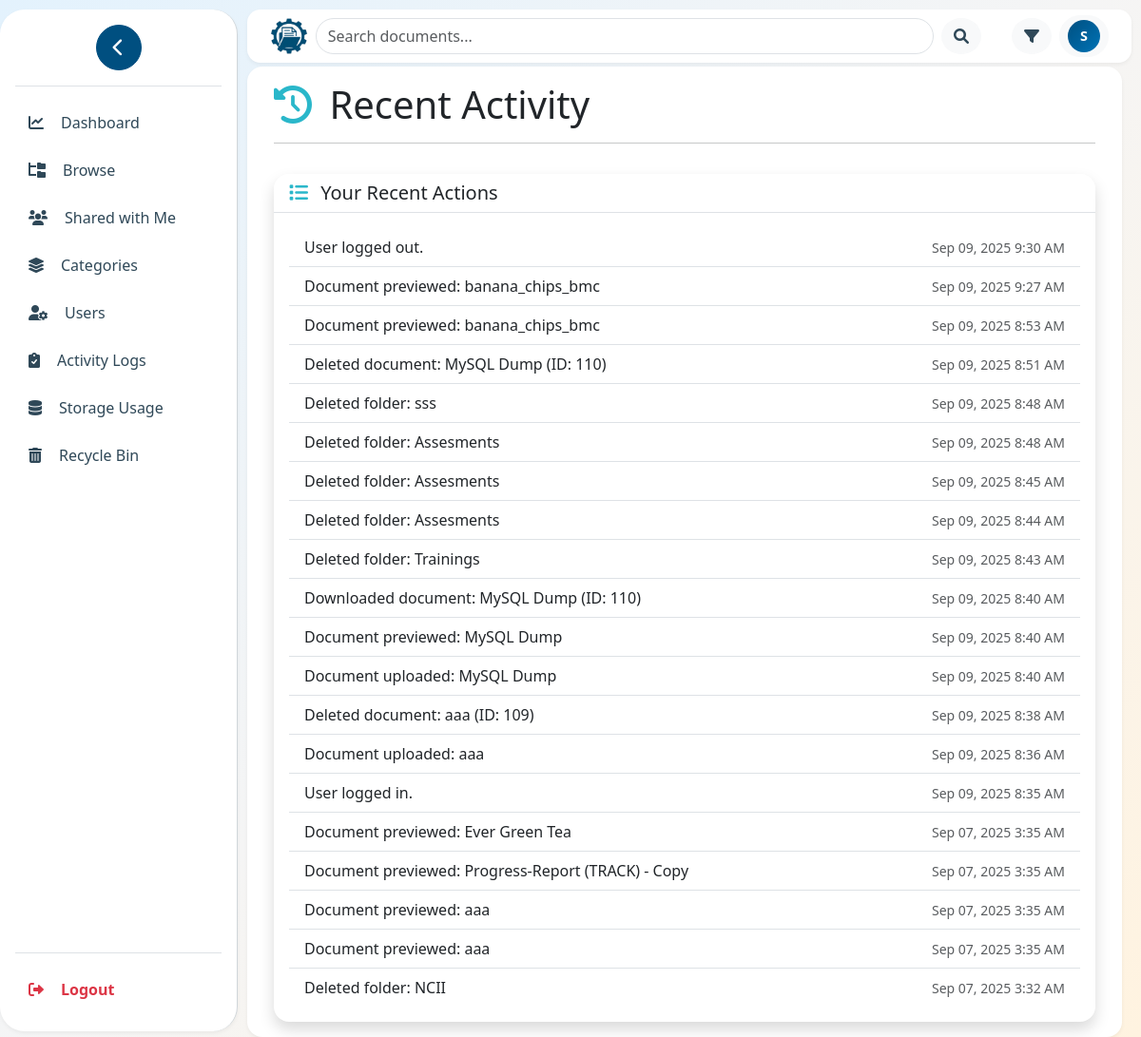
Screenshot of /activity.php (signed in) with the database file from the repository.
### tables this page shows
CREATE TABLE `activity_logs` (
  `id` int(11) NOT NULL,
  `user_id` int(11) NOT NULL,
  `action` varchar(50) NOT NULL,
  `message` text NOT NULL,
  `timestamp` datetime DEFAULT current_timestamp()
);

### activity.php (the view, shortened to what this page needs)
<?php
require_once 'includes/header.php';
require_once 'includes/auth_check.php';
$user_id = $_SESSION['user_id'];
$stmt = $db->prepare("SELECT message, timestamp FROM activity_logs WHERE user_id = ? ORDER BY timestamp DESC LIMIT 20");
$stmt->execute([$user_id]);
$logs = $stmt->fetchAll();
?>
<div class="container fade-in delay-1">
  <div class="row">
    <div class="col-12">
      <h1><i class="fas fa-history me-2" style="color: #2AB7CA;"></i> Recent Activity</h1>
      <hr>
    </div>
  </div>
  <div class="card shadow rounded-4 border-0 mt-3">
    <div class="card-header bg-white border-bottom rounded-top-4">
      <h5 class="mb-0"><i class="fas fa-list me-2" style="color: #2AB7CA;"></i> Your Recent Actions</h5>
    </div>
    <div class="card-body">
      <?php if (empty($logs)): ?>
        <div class="text-center py-5">
          <i class="fas fa-history fa-3x text-muted mb-3"></i>
          <h5 class="text-muted">No recent activity</h5>
          <p class="text-muted">Your actions will appear here.</p>
        </div>
      <?php else: ?>
        <ul class="list-group list-group-flush">
          <?php foreach ($logs as $log): ?>
            <li class="list-group-item d-flex justify-content-between align-items-center">
              <span><?php echo htmlspecialchars($log['message']); ?></span>
              <span class="text-muted small"><?php echo date('M d, Y g:i A', strtotime($log['timestamp'])); ?></span>
            </li>
          <?php endforeach; ?>
        </ul>
      <?php endif; ?>
    </div>
  </div>
</div>

### assets/css/header.css (style rules this page uses)
:root { --primary-color: #004F80; --secondary-color: #2AB7CA; --dark-color: #2F4858; --light-color: #F4F6F8; --white: #FFFFFF; --border-color: #D0D6DA; --hover-color: #E6F2F8; --shadow: 0 2px 4px rgba(0,0,0,0.05); --shadow-lg: 0 4px 12px rgba(0,0,0,0.1); }
* { margin: 0; padding: 0; box-sizing: border-box; }
html, body { height: 100%; margin: 0; overflow: hidden; font-family: "Segoe UI", Roboto, Arial, sans-serif; background: linear-gradient(135deg, #e3f2fd 0%, #f5f5f5 50%, #fff3e0 100%); color: #1a2332; }

### rows the page displays
activity_logs: message "User logged out.", timestamp "Sep 09, 2025 9:30 AM"
activity_logs: message "Document previewed: banana_chips_bmc", timestamp "Sep 09, 2025 9:27 AM"
activity_logs: message "Document previewed: banana_chips_bmc", timestamp "Sep 09, 2025 8:53 AM"
activity_logs: message "Deleted document: MySQL Dump (ID: 110)", timestamp "Sep 09, 2025 8:51 AM"
activity_logs: message "Deleted folder: sss", timestamp "Sep 09, 2025 8:48 AM"
activity_logs: message "Deleted folder: Assesments", timestamp "Sep 09, 2025 8:48 AM"
activity_logs: message "Deleted folder: Assesments", timestamp "Sep 09, 2025 8:45 AM"
activity_logs: message "Deleted folder: Assesments", timestamp "Sep 09, 2025 8:44 AM"
activity_logs: message "Deleted folder: Trainings", timestamp "Sep 09, 2025 8:43 AM"
activity_logs: message "Downloaded document: MySQL Dump (ID: 110)", timestamp "Sep 09, 2025 8:40 AM"
activity_logs: message "Document previewed: MySQL Dump", timestamp "Sep 09, 2025 8:40 AM"
activity_logs: message "Document uploaded: MySQL Dump", timestamp "Sep 09, 2025 8:40 AM"
activity_logs: message "Deleted document: aaa (ID: 109)", timestamp "Sep 09, 2025 8:38 AM"
activity_logs: message "Document uploaded: aaa", timestamp "Sep 09, 2025 8:36 AM"
activity_logs: message "User logged in.", timestamp "Sep 09, 2025 8:35 AM"
activity_logs: message "Document previewed: Ever Green Tea", timestamp "Sep 07, 2025 3:35 AM"
activity_logs: message "Document previewed: Progress-Report (TRACK) - Copy", timestamp "Sep 07, 2025 3:35 AM"
activity_logs: message "Document previewed: aaa", timestamp "Sep 07, 2025 3:35 AM"
activity_logs: message "Document previewed: aaa", timestamp "Sep 07, 2025 3:35 AM"
activity_logs: message "Deleted folder: NCII", timestamp "Sep 07, 2025 3:32 AM"

### other values shown
$user_initial "S"
